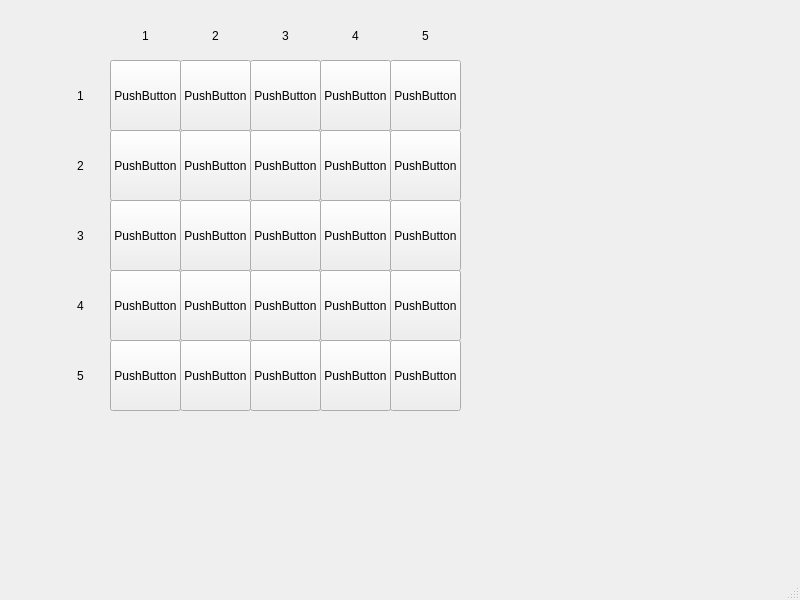
<?xml version="1.0" encoding="UTF-8"?>
<ui version="4.0">
 <class>MainWindow</class>
 <widget class="QMainWindow" name="MainWindow">
  <property name="geometry">
   <rect>
    <x>0</x>
    <y>0</y>
    <width>800</width>
    <height>600</height>
   </rect>
  </property>
  <property name="windowTitle">
   <string>MainWindow</string>
  </property>
  <widget class="QWidget" name="centralwidget">
   <widget class="QPushButton" name="p11">
    <property name="geometry">
     <rect>
      <x>110</x>
      <y>60</y>
      <width>71</width>
      <height>71</height>
     </rect>
    </property>
    <property name="text">
     <string>PushButton</string>
    </property>
   </widget>
   <widget class="QPushButton" name="p21">
    <property name="geometry">
     <rect>
      <x>180</x>
      <y>60</y>
      <width>71</width>
      <height>71</height>
     </rect>
    </property>
    <property name="text">
     <string>PushButton</string>
    </property>
   </widget>
   <widget class="QPushButton" name="p31">
    <property name="geometry">
     <rect>
      <x>250</x>
      <y>60</y>
      <width>71</width>
      <height>71</height>
     </rect>
    </property>
    <property name="text">
     <string>PushButton</string>
    </property>
   </widget>
   <widget class="QPushButton" name="p41">
    <property name="geometry">
     <rect>
      <x>320</x>
      <y>60</y>
      <width>71</width>
      <height>71</height>
     </rect>
    </property>
    <property name="text">
     <string>PushButton</string>
    </property>
   </widget>
   <widget class="QPushButton" name="p51">
    <property name="geometry">
     <rect>
      <x>390</x>
      <y>60</y>
      <width>71</width>
      <height>71</height>
     </rect>
    </property>
    <property name="text">
     <string>PushButton</string>
    </property>
   </widget>
   <widget class="QPushButton" name="p12">
    <property name="geometry">
     <rect>
      <x>110</x>
      <y>130</y>
      <width>71</width>
      <height>71</height>
     </rect>
    </property>
    <property name="text">
     <string>PushButton</string>
    </property>
   </widget>
   <widget class="QPushButton" name="p22">
    <property name="geometry">
     <rect>
      <x>180</x>
      <y>130</y>
      <width>71</width>
      <height>71</height>
     </rect>
    </property>
    <property name="text">
     <string>PushButton</string>
    </property>
   </widget>
   <widget class="QPushButton" name="p32">
    <property name="geometry">
     <rect>
      <x>250</x>
      <y>130</y>
      <width>71</width>
      <height>71</height>
     </rect>
    </property>
    <property name="text">
     <string>PushButton</string>
    </property>
   </widget>
   <widget class="QPushButton" name="p42">
    <property name="geometry">
     <rect>
      <x>320</x>
      <y>130</y>
      <width>71</width>
      <height>71</height>
     </rect>
    </property>
    <property name="text">
     <string>PushButton</string>
    </property>
   </widget>
   <widget class="QPushButton" name="p52">
    <property name="geometry">
     <rect>
      <x>390</x>
      <y>130</y>
      <width>71</width>
      <height>71</height>
     </rect>
    </property>
    <property name="text">
     <string>PushButton</string>
    </property>
   </widget>
   <widget class="QPushButton" name="p13">
    <property name="geometry">
     <rect>
      <x>110</x>
      <y>200</y>
      <width>71</width>
      <height>71</height>
     </rect>
    </property>
    <property name="text">
     <string>PushButton</string>
    </property>
   </widget>
   <widget class="QPushButton" name="p23">
    <property name="geometry">
     <rect>
      <x>180</x>
      <y>200</y>
      <width>71</width>
      <height>71</height>
     </rect>
    </property>
    <property name="text">
     <string>PushButton</string>
    </property>
   </widget>
   <widget class="QPushButton" name="p33">
    <property name="geometry">
     <rect>
      <x>250</x>
      <y>200</y>
      <width>71</width>
      <height>71</height>
     </rect>
    </property>
    <property name="text">
     <string>PushButton</string>
    </property>
   </widget>
   <widget class="QPushButton" name="p43">
    <property name="geometry">
     <rect>
      <x>320</x>
      <y>200</y>
      <width>71</width>
      <height>71</height>
     </rect>
    </property>
    <property name="text">
     <string>PushButton</string>
    </property>
   </widget>
   <widget class="QPushButton" name="p53">
    <property name="geometry">
     <rect>
      <x>390</x>
      <y>200</y>
      <width>71</width>
      <height>71</height>
     </rect>
    </property>
    <property name="text">
     <string>PushButton</string>
    </property>
   </widget>
   <widget class="QPushButton" name="p14">
    <property name="geometry">
     <rect>
      <x>110</x>
      <y>270</y>
      <width>71</width>
      <height>71</height>
     </rect>
    </property>
    <property name="text">
     <string>PushButton</string>
    </property>
   </widget>
   <widget class="QPushButton" name="p24">
    <property name="geometry">
     <rect>
      <x>180</x>
      <y>270</y>
      <width>71</width>
      <height>71</height>
     </rect>
    </property>
    <property name="text">
     <string>PushButton</string>
    </property>
   </widget>
   <widget class="QPushButton" name="p34">
    <property name="geometry">
     <rect>
      <x>250</x>
      <y>270</y>
      <width>71</width>
      <height>71</height>
     </rect>
    </property>
    <property name="text">
     <string>PushButton</string>
    </property>
   </widget>
   <widget class="QPushButton" name="p44">
    <property name="geometry">
     <rect>
      <x>320</x>
      <y>270</y>
      <width>71</width>
      <height>71</height>
     </rect>
    </property>
    <property name="text">
     <string>PushButton</string>
    </property>
   </widget>
   <widget class="QPushButton" name="p54">
    <property name="geometry">
     <rect>
      <x>390</x>
      <y>270</y>
      <width>71</width>
      <height>71</height>
     </rect>
    </property>
    <property name="text">
     <string>PushButton</string>
    </property>
   </widget>
   <widget class="QPushButton" name="p15">
    <property name="geometry">
     <rect>
      <x>110</x>
      <y>340</y>
      <width>71</width>
      <height>71</height>
     </rect>
    </property>
    <property name="text">
     <string>PushButton</string>
    </property>
   </widget>
   <widget class="QPushButton" name="p25">
    <property name="geometry">
     <rect>
      <x>180</x>
      <y>340</y>
      <width>71</width>
      <height>71</height>
     </rect>
    </property>
    <property name="text">
     <string>PushButton</string>
    </property>
   </widget>
   <widget class="QPushButton" name="p35">
    <property name="geometry">
     <rect>
      <x>250</x>
      <y>340</y>
      <width>71</width>
      <height>71</height>
     </rect>
    </property>
    <property name="text">
     <string>PushButton</string>
    </property>
   </widget>
   <widget class="QPushButton" name="p45">
    <property name="geometry">
     <rect>
      <x>320</x>
      <y>340</y>
      <width>71</width>
      <height>71</height>
     </rect>
    </property>
    <property name="text">
     <string>PushButton</string>
    </property>
   </widget>
   <widget class="QPushButton" name="p55">
    <property name="geometry">
     <rect>
      <x>390</x>
      <y>340</y>
      <width>71</width>
      <height>71</height>
     </rect>
    </property>
    <property name="text">
     <string>PushButton</string>
    </property>
   </widget>
   <widget class="QLabel" name="label">
    <property name="geometry">
     <rect>
      <x>120</x>
      <y>20</y>
      <width>51</width>
      <height>31</height>
     </rect>
    </property>
    <property name="text">
     <string>1</string>
    </property>
    <property name="alignment">
     <set>Qt::AlignCenter</set>
    </property>
   </widget>
   <widget class="QLabel" name="label_2">
    <property name="geometry">
     <rect>
      <x>190</x>
      <y>20</y>
      <width>51</width>
      <height>31</height>
     </rect>
    </property>
    <property name="text">
     <string>2</string>
    </property>
    <property name="alignment">
     <set>Qt::AlignCenter</set>
    </property>
   </widget>
   <widget class="QLabel" name="label_3">
    <property name="geometry">
     <rect>
      <x>260</x>
      <y>20</y>
      <width>51</width>
      <height>31</height>
     </rect>
    </property>
    <property name="text">
     <string>3</string>
    </property>
    <property name="alignment">
     <set>Qt::AlignCenter</set>
    </property>
   </widget>
   <widget class="QLabel" name="label_4">
    <property name="geometry">
     <rect>
      <x>330</x>
      <y>20</y>
      <width>51</width>
      <height>31</height>
     </rect>
    </property>
    <property name="text">
     <string>4</string>
    </property>
    <property name="alignment">
     <set>Qt::AlignCenter</set>
    </property>
   </widget>
   <widget class="QLabel" name="label_5">
    <property name="geometry">
     <rect>
      <x>400</x>
      <y>20</y>
      <width>51</width>
      <height>31</height>
     </rect>
    </property>
    <property name="text">
     <string>5</string>
    </property>
    <property name="alignment">
     <set>Qt::AlignCenter</set>
    </property>
   </widget>
   <widget class="QLabel" name="label_6">
    <property name="geometry">
     <rect>
      <x>60</x>
      <y>70</y>
      <width>41</width>
      <height>51</height>
     </rect>
    </property>
    <property name="text">
     <string>1</string>
    </property>
    <property name="alignment">
     <set>Qt::AlignCenter</set>
    </property>
   </widget>
   <widget class="QLabel" name="label_7">
    <property name="geometry">
     <rect>
      <x>60</x>
      <y>140</y>
      <width>41</width>
      <height>51</height>
     </rect>
    </property>
    <property name="text">
     <string>2</string>
    </property>
    <property name="alignment">
     <set>Qt::AlignCenter</set>
    </property>
   </widget>
   <widget class="QLabel" name="label_8">
    <property name="geometry">
     <rect>
      <x>60</x>
      <y>210</y>
      <width>41</width>
      <height>51</height>
     </rect>
    </property>
    <property name="text">
     <string>3</string>
    </property>
    <property name="alignment">
     <set>Qt::AlignCenter</set>
    </property>
   </widget>
   <widget class="QLabel" name="label_9">
    <property name="geometry">
     <rect>
      <x>60</x>
      <y>280</y>
      <width>41</width>
      <height>51</height>
     </rect>
    </property>
    <property name="text">
     <string>4</string>
    </property>
    <property name="alignment">
     <set>Qt::AlignCenter</set>
    </property>
   </widget>
   <widget class="QLabel" name="label_10">
    <property name="geometry">
     <rect>
      <x>60</x>
      <y>350</y>
      <width>41</width>
      <height>51</height>
     </rect>
    </property>
    <property name="text">
     <string>5</string>
    </property>
    <property name="alignment">
     <set>Qt::AlignCenter</set>
    </property>
   </widget>
  </widget>
  <widget class="QMenuBar" name="menubar">
   <property name="geometry">
    <rect>
     <x>0</x>
     <y>0</y>
     <width>800</width>
     <height>20</height>
    </rect>
   </property>
  </widget>
  <widget class="QStatusBar" name="statusbar"/>
 </widget>
 <resources/>
 <connections/>
</ui>
